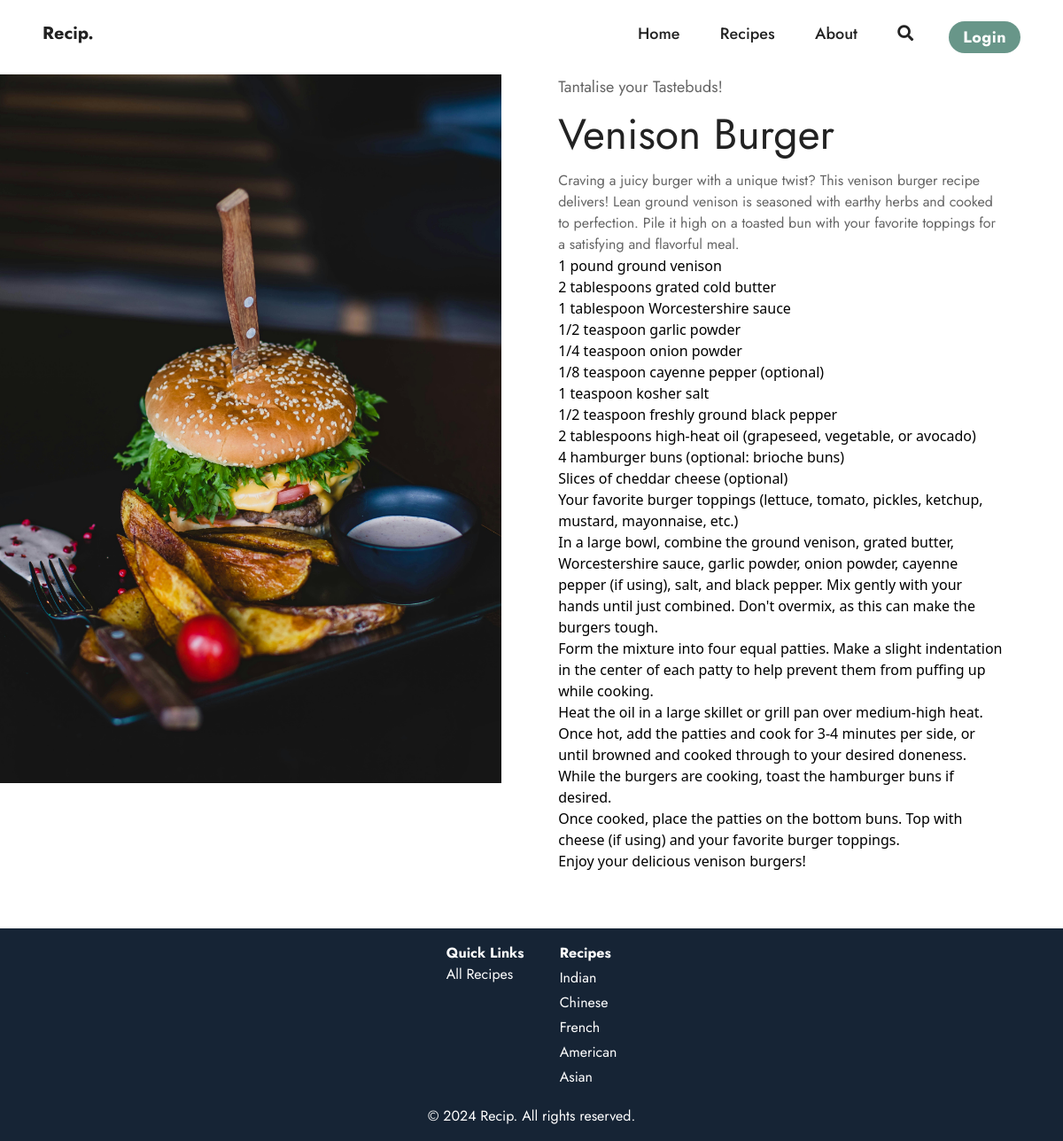
The app's page /recipe/2/ with its own data.
### recipes/models.py (models this page shows, shortened)
class Recipe(models.Model):
    ASIAN = 'asian'
    AMERICAN = 'american'
    MEXICAN = 'mexican'
    ITALIAN = 'italian'
    FRENCH = 'french'
    EGYPTIAN = 'egyptian'
    MORROCAN = 'morrocan'
    INDIAN = 'indian'
    CHINESE = 'chinese'
    JAPANESE = 'japanese'
    OTHER = 'other'
    CATEGORY_CHOICES = [
        (ASIAN, 'asian'),
        (AMERICAN, 'american'),
        (MEXICAN, 'mexican'),
        (ITALIAN, 'italian'),
        (FRENCH, 'french'),
        (EGYPTIAN, 'egyptian'),
        (MORROCAN, 'morrocan'),
        (INDIAN, 'indian'),
        (CHINESE, 'chinese'),
        (JAPANESE, 'japanese'),
        (OTHER, 'other')
    ]
    title = models.CharField(max_length=100, default='Enter the name of your dish...')
    description = models.TextField()
    image = models.ImageField(upload_to='recipe_images', default='recipe_images/default.jpg')
    ingredients = RichTextField(default='Write your ingredients here...')
    instructions = RichTextField(default='Write your instructions here...')
    category = models.CharField(max_length=30, default=OTHER, choices=CATEGORY_CHOICES)
    total_cook_time = models.IntegerField(default=0)
    author = models.ForeignKey(User, on_delete=models.PROTECT, related_name='recipes')
    created_at = models.DateTimeField(auto_now_add=True)
    updated_at = models.DateTimeField(auto_now=True)

### recipes/views.py (the view)
# urls.py: path('recipe/<int:pk>/', RecipeDetailView.as_view(), name="recipe_detail"),
class RecipeDetailView(DetailView):
    model = Recipe
    context_object_name = 'recipe'
    template_name = 'recipes/recipe_detail.html'

### recipes/templates/recipes/recipe_detail.html (shortened to what this page needs)
{% extends 'base.html' %}
{% block content %}
<div class='flex'>
    <img src="{{recipe.image.url}}"
    alt="{{recipe.title}}" class="flex object-cover w-full h-screen sticky top-0">
    <div class='px-16 pb-16 w-full'>
        <p class='text-lg mb-4'>Tantalise your Tastebuds!</p>
        <h2 class='text-5xl mb-4'>{{ recipe.title }}</h2>
        <p>{{ recipe.description|safe }}</p>
		<p>{{ recipe.ingredients|safe }}</p>
		<p>{{ recipe.instructions|safe }}</p>
    </div>
</div>
{% endblock %}

### static/css/styles.css (style rules this page uses)
:root { --primary-color: #162435; --accent-color: #689689; --misc-one: #f06543; --misc-two: #f09d51; --font-title: #222222; --font-body: #656565; }
body { margin: 0; padding: 0; }
h1, h2 { font-family: "Georgia", serif; }
h2, h3, p, a { font-family: "Jost", sans-serif; }
h2 { font-size: 2rem; color: var(--font-title); }
p { font-size: 1rem; color: var(--font-body); }

### records on screen
Recipe: image (picture), title "Venison Burger", description "Craving a juicy burger with a unique twist? This venison burger recipe delivers! Lean ground venison is seasoned with earthy herbs and cooked to perfection. Pile it high on a toasted bun with your favorite toppings for a satisfying and flavorful meal.", ingredients "1 pound ground venison 2 tablespoons grated cold butter 1 tablespoon Worcestershire sauce 1/2 teaspoon garlic powder 1/4 teaspoon onion powder 1/8 teaspoon cayenne pepper (optional) 1 teaspoon kosher salt 1/2 teaspoon freshly ground black pepper 2 tablespoons high-heat oil (grapeseed, vegetable, or avocado) 4 hamburger buns (optional: brioche buns) Slices of cheddar cheese (optional) Your favorite burger toppings (lettuce, tomato, pickles, ketchup, mustard, mayonnaise, etc.)", instructions "In a large bowl, combine the ground venison, grated butter, Worcestershire sauce, garlic powder, onion powder, cayenne pepper (if using), salt, and black pepper. Mix gently with your hands until just combined. Don't overmix, as this can make the burgers tough. Form the mixture into four equal patties. Make a slight indentation in the center of each patty to help prevent them from puffing up while cooking. Heat the oil in a large skillet or grill pan over medium-high heat. Once hot, add the patties and cook for 3-4 minutes per side, or until browned and cooked through to your desired doneness. While the burgers are cooking, toast the hamburger buns if desired. Once cooked, place the patties…"
